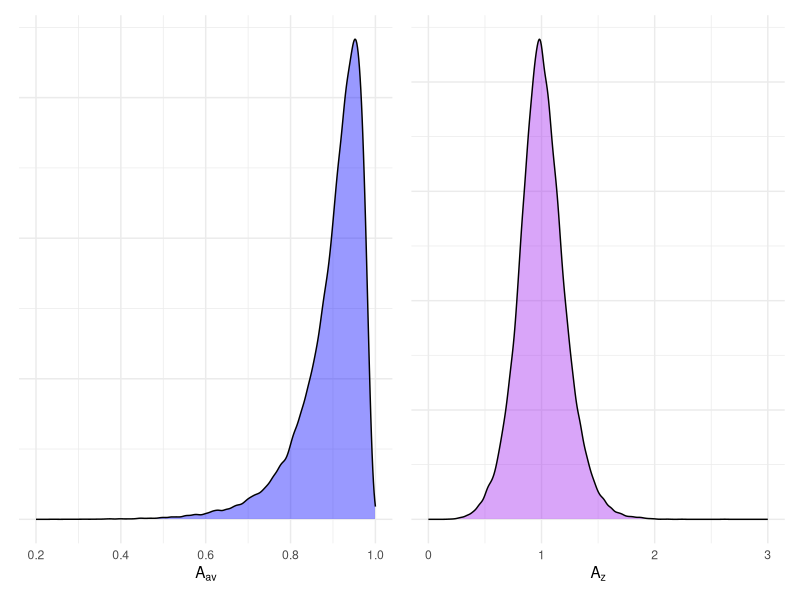
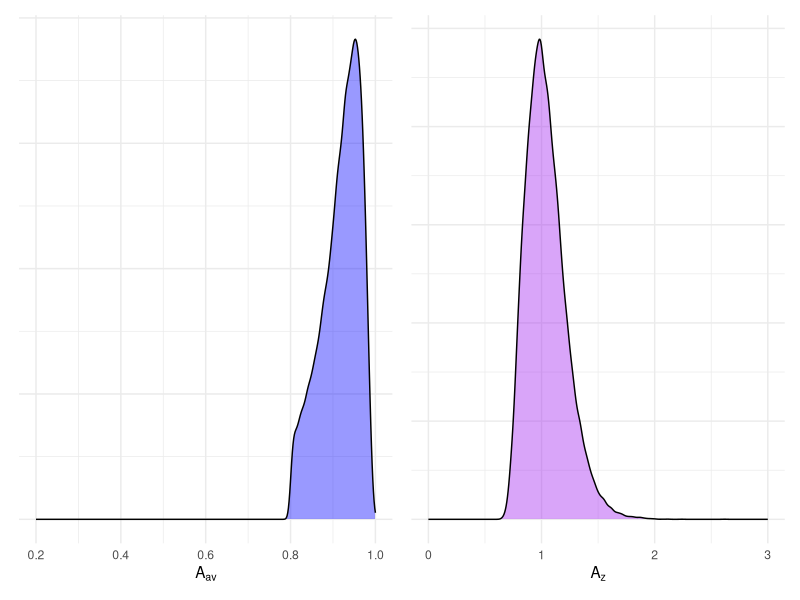
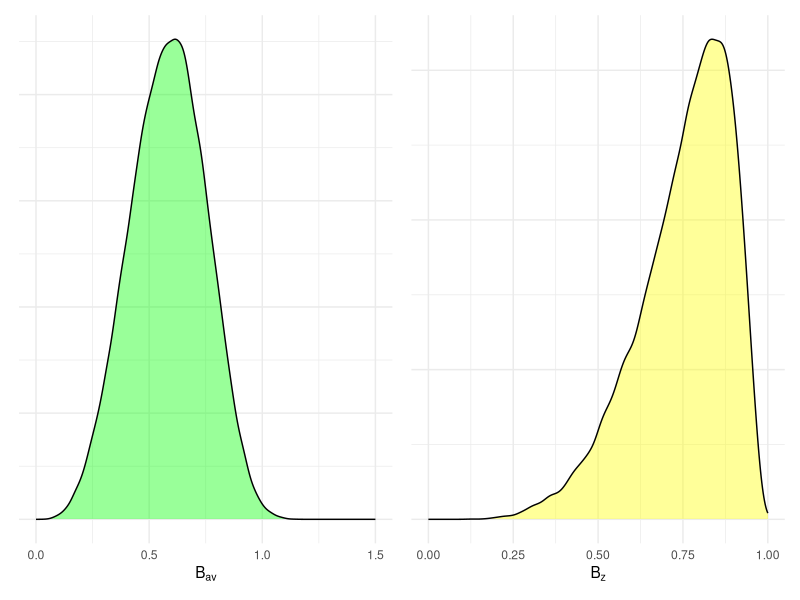
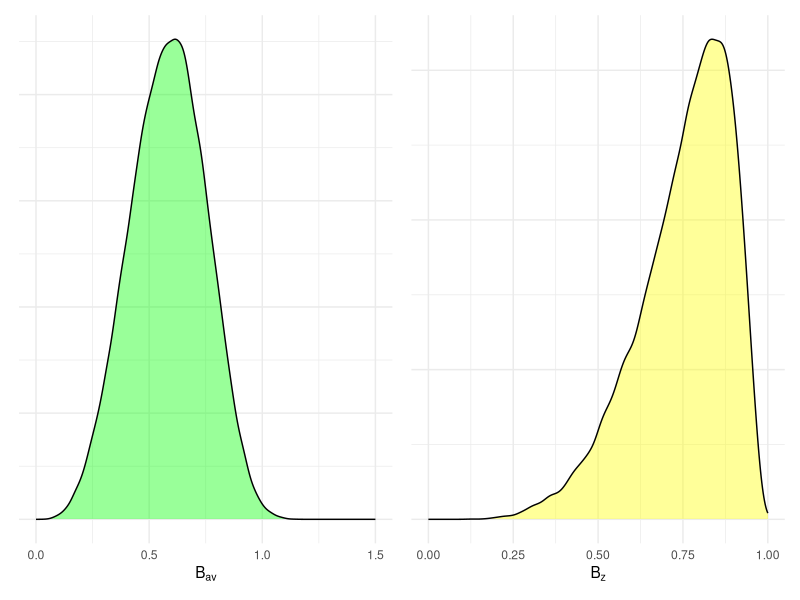
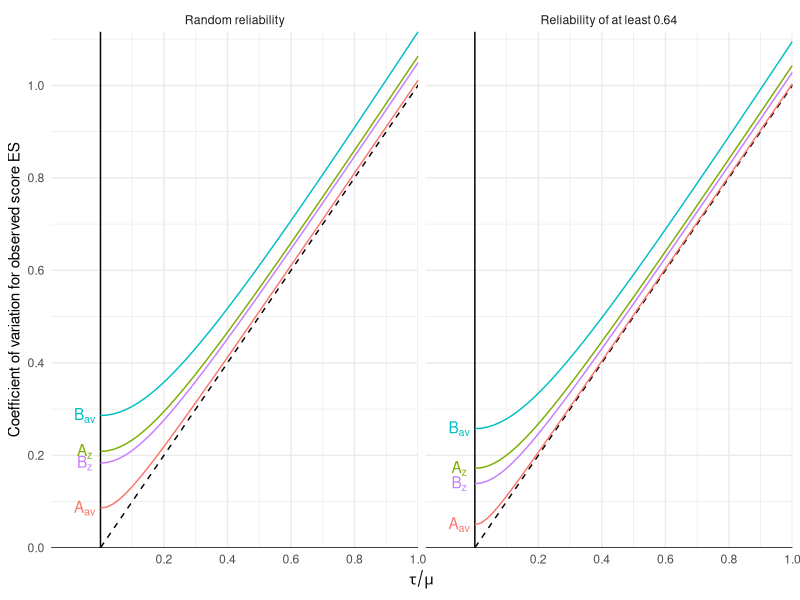

Generate these figures, in order, with R:
## ---- chunk 1
knitr::opts_chunk$set(warning = FALSE, message = FALSE)
## ---- chunk 2

R <- 50000
rho <- rbeta(R, 14, 6)
phi <- rbeta(R, 3, 5)
K <- 1 + rpois(R, 9)
A_av <- 1 / sqrt(1 + (1 - phi) / (phi * K))
A_z <- 1 / sqrt(2 * (1 - rho + (1 - phi) / (phi * K)))

library(ggplot2)
library(patchwork)

density_plot <- function(x, lab, col, limits) {
  ggplot(data.frame(x), aes(x)) + 
    xlim(limits) +
    geom_density(alpha = 0.4, fill = col) + 
    scale_y_continuous(labels = NULL) +
    theme_minimal() + 
    labs(x = lab, y = NULL)
}

p_A_av <- density_plot(A_av, expression(A[av]),"blue", c(0.2,1))
p_A_z <- density_plot(A_z, expression(A[z]), "purple", c(0, 3))
p_A_av + p_A_z
## ---- chunk 3
A_av_trunc <- A_av[A_av >= 0.8]
A_z_trunc <- A_z[A_av >= 0.8]
p_A_av_trunc <- density_plot(A_av_trunc, expression(A[av]),"blue", c(0.2, 1))
p_A_z_trunc <- density_plot(A_z_trunc, expression(A[z]), "purple", c(0, 3))
p_A_av_trunc + p_A_z_trunc
## ---- chunk 4
B_z <- sqrt((1 - rho) / (1 - rho + (1 - phi) / (phi * K)))
B_av <- sqrt(2) * (1 - rho) / sqrt(1 - rho + (1 - phi) / (phi * K))

p_B_av <- density_plot(B_av, expression(B[av]),"green", c(0,1.5))
p_B_z <- density_plot(B_z, expression(B[z]), "yellow", c(0, 1))
p_B_av + p_B_z
## ---- chunk 5
B_z_trunc <- B_z[A_av >= 0.8]
B_av_trunc <- B_av[A_av >= 0.8]

p_B_av_trunc <- density_plot(B_av, expression(B[av]),"green", c(0,1.5))
p_B_z_trunc <- density_plot(B_z, expression(B[z]), "yellow", c(0, 1))
p_B_av_trunc + p_B_z_trunc
## ---- chunk 6
library(dplyr)
dat <- tibble(A_av, A_z, B_av, B_z)

random_rel <- 
  dat |>
  summarise(
    across(everything(), ~ sd(.) / mean(.)),
    reliability = "random"
  )

controlled_rel <-
  dat |>
  filter(A_av >= 0.8) |>
  summarise(
    across(everything(), ~ sd(.) / mean(.)),
    reliability = "at least 0.64"
  )

CVs <- 
  bind_rows(random_rel, controlled_rel) |>
  mutate(
    A_ratio = A_z / A_av,
    B_ratio = B_z / B_av
  ) |>
  select(reliability, A_av, A_z, A_ratio, B_av, B_z, B_ratio)

knitr::kable(
  CVs, 
  digits = c(0,3,3,1,3,3,2),
  caption = "Coefficients of variation",
  col.names = c("Reliability","$A_{av}$","$A_z$","$A_z /A_{av}$", "$B_{av}$","$B_z$", "$B_{z} / B_{av}$"),
  escape = TRUE
)
## ---- chunk 7
library(tidyr)
library(stringr)

CV_obs <- 
  CVs |>
  select(-A_ratio, -B_ratio) |>
  pivot_longer(-reliability, names_to = "metric", values_to = "het") |>
  expand_grid(tau_mu = seq(0,1,0.02)) |>
  mutate(
    reliability = recode(reliability, 'at least 0.64' = "Reliability of at least 0.64", 'random' = "Random reliability"),
    metric = paste0(str_replace(metric, "\\_","\\["),"]"),
    CV = sqrt((1 + 2 * tau_mu^2) * het^2 + tau_mu^2)
  )

CV_ex <- CV_obs |>
  filter(tau_mu == 0.5, reliability == "Reliability of at least 0.64") |>
  select(metric, CV) |>
  mutate(
    CV = round(CV, 3),
    metric = str_replace(str_sub(metric, 1, -2), "\\[", "_")
  ) |>
  pivot_wider(names_from = metric, values_from = CV)

CV_obs_labs <-
  CV_obs %>%
  filter(tau_mu == 0)

ggplot(CV_obs, aes(tau_mu, CV, color = metric)) + 
  facet_wrap(vars(reliability)) +
  scale_x_continuous(expand = expansion(c(0.1,0),0), breaks = seq(0.2, 1, 0.2)) + 
  scale_y_continuous(expand = expansion(0,0), breaks = seq(0, 1, 0.2)) + 
  geom_vline(xintercept = 0) + 
  geom_hline(yintercept = 0) + 
  geom_abline(slope = 1, linetype = "dashed") + 
  geom_text(
    data = CV_obs_labs, 
    aes(x = tau_mu, y = CV, color = metric, label = metric),
    nudge_x = -0.05,
    parse = TRUE
  ) + 
  geom_line() + 
  theme_minimal() + 
  labs(x = expression(tau / mu), y = "Coefficient of variation for observed score ES") + 
  theme(legend.position = "none")

